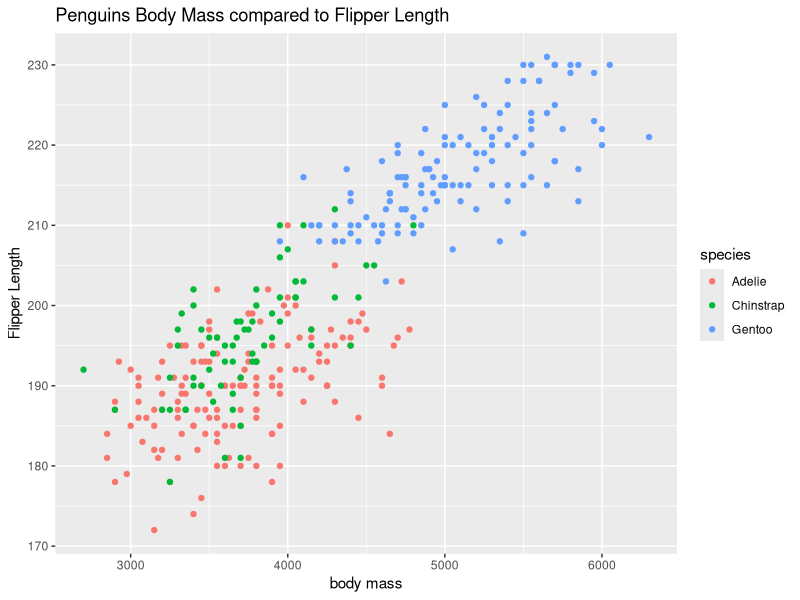

Reproduce this figure in R.
## ---- chunk 1
library(tidyverse)
library(palmerpenguins)
## ---- chunk 2
penguins |> ggplot(mapping = aes(x = body_mass_g, y = flipper_length_mm, color = species)) + geom_point() + labs(title = "Penguins Body Mass compared to Flipper Length", x = "body mass", y = "Flipper Length")
